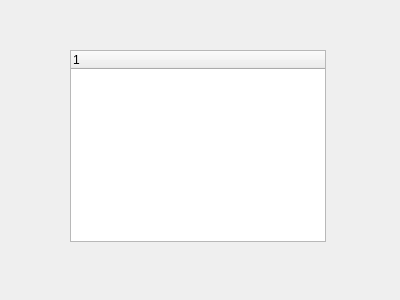
<?xml version="1.0" encoding="UTF-8"?>
<ui version="4.0">
 <class>RecordShower</class>
 <widget class="QWidget" name="RecordShower">
  <property name="geometry">
   <rect>
    <x>0</x>
    <y>0</y>
    <width>400</width>
    <height>300</height>
   </rect>
  </property>
  <property name="windowTitle">
   <string>Form</string>
  </property>
  <widget class="QTreeWidget" name="treeWidget_Records">
   <property name="geometry">
    <rect>
     <x>70</x>
     <y>50</y>
     <width>256</width>
     <height>192</height>
    </rect>
   </property>
   <property name="sizePolicy">
    <sizepolicy hsizetype="Expanding" vsizetype="Expanding">
     <horstretch>0</horstretch>
     <verstretch>0</verstretch>
    </sizepolicy>
   </property>
   <column>
    <property name="text">
     <string notr="true">1</string>
    </property>
   </column>
  </widget>
 </widget>
 <resources/>
 <connections/>
</ui>
